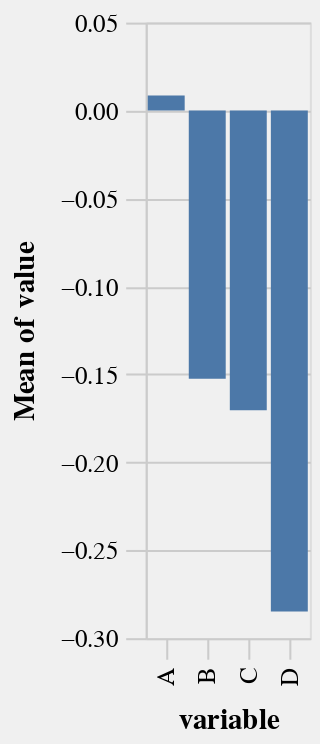

The notebook cell this image was saved under:
### Code cell
%run fivethirtyeight_theme.py
chart

### Figure 1 — Vega-Lite specification as saved in the notebook (floating-point values rounded to 4 significant figures)
{"$schema": "https://vega.github.io/schema/vega-lite/v2.6.0.json", "config": {"arc": {"fill": "#30a2da"}, "area": {"fill": "#30a2da"}, "axisBand": {"grid": false}, "axisBottom": {"domain": false, "domainColor": "black", "domainWidth": 3, "grid": true, "gridColor": "#cbcbcb", "gridWidth": 1, "labelFontSize": 12, "labelPadding": 4, "tickColor": "#cbcbcb", "tickSize": 10, "titleFontSize": 14, "titlePadding": 10}, "axisLeft": {"domainColor": "#cbcbcb", "domainWidth": 1, "gridColor": "#cbcbcb", "gridWidth": 1, "labelFontSize": 12, "labelPadding": 4, "tickColor": "#cbcbcb", "tickSize": 10, "ticks": true, "titleFontSize": 14, "titlePadding": 10}, "axisRight": {"domainColor": "#cbcbcb", "domainWidth": 1, "gridColor": "#cbcbcb", "gridWidth": 1, "labelFontSize": 12, "labelPadding": 4, "tickColor": "#cbcbcb", "tickSize": 10, "ticks": true, "titleFontSize": 14, "titlePadding": 10}, "axisTop": {"domain": false, "domainColor": "black", "domainWidth": 3, "grid": true, "gridColor": "#cbcbcb", "gridWidth": 1, "labelFontSize": 12, "labelPadding": 4, "tickColor": "#cbcbcb", "tickSize": 10, "titleFontSize": 14, "titlePadding": 10}, "background": "#f0f0f0", "group": {"fill": "#f0f0f0"}, "legend": {"labelFontSize": 11, "padding": 1, "symbolSize": 30, "symbolType": "square", "titleFontSize": 14, "titlePadding": 10}, "line": {"stroke": "#30a2da", "strokeWidth": 2}, "path": {"stroke": "#30a2da", "strokeWidth": 0.5}, "point": {"filled": true}, "range": {"category": ["#30a2da", "#fc4f30", "#e5ae38", "#6d904f", "#8b8b8b", "#b96db8", "#ff9e27", "#56cc60", "#52d2ca", "#52689e", "#545454", "#9fe4f8"], "diverging": ["#cc0020", "#e77866", "#f6e7e1", "#d6e8ed", "#91bfd9", "#1d78b5"], "heatmap": ["#d6e8ed", "#cee0e5", "#91bfd9", "#549cc6", "#1d78b5"]}, "rect": {"fill": "#30a2da"}, "shape": {"stroke": "#30a2da"}, "style": {"bar": {"binSpacing": 2, "fill": "#30a2da", "stroke": null}}, "symbol": {"opacity": 1, "shape": "circle", "size": 40, "strokeWidth": 1}, "title": {"anchor": "start", "fontSize": 24, "fontWeight": 600, "offset": 20}}, "data": {"name": "data-efb252e7c57bdc7da8542a41b9a92119"}, "datasets": {"data-efb252e7c57bdc7da8542a41b9a92119": [{"value": -0.461, "variable": "A"}, {"value": -0.6367, "variable": "A"}, {"value": 0.8774, "variable": "A"}, {"value": 0.03826, "variable": "A"}, {"value": 0.1653, "variable": "A"}, {"value": -1.282, "variable": "A"}, {"value": -1.085, "variable": "A"}, {"value": -0.2776, "variable": "A"}, {"value": 1.399, "variable": "A"}, {"value": 0.1905, "variable": "A"}, {"value": 0.1943, "variable": "A"}, {"value": -0.5676, "variable": "A"}, {"value": 0.5009, "variable": "A"}, {"value": -1.386, "variable": "A"}, {"value": -1.255, "variable": "A"}, {"value": -0.3358, "variable": "A"}, {"value": -0.2206, "variable": "A"}, {"value": -0.3834, "variable": "A"}, {"value": 0.6615, "variable": "A"}, {"value": -0.1631, "variable": "A"}, {"value": -0.02475, "variable": "A"}, {"value": 0.4582, "variable": "A"}, {"value": 0.7641, "variable": "A"}, {"value": 0.1393, "variable": "A"}, {"value": -2.595, "variable": "A"}, {"value": 1.147, "variable": "A"}, {"value": 0.157, "variable": "A"}, {"value": 1.273, "variable": "A"}, {"value": 1.022, "variable": "A"}, {"value": 1.941, "variable": "A"}, {"value": -0.1779, "variable": "B"}, {"value": -0.1913, "variable": "B"}, {"value": 1.287, "variable": "B"}, {"value": -0.5126, "variable": "B"}, {"value": 0.4481, "variable": "B"}, {"value": 0.6524, "variable": "B"}, {"value": 0.1359, "variable": "B"}, {"value": 0.7554, "variable": "B"}, {"value": -2.106, "variable": "B"}, {"value": -0.9536, "variable": "B"}, {"value": -0.7169, "variable": "B"}, {"value": 0.4166, "variable": "B"}, {"value": -1.457, "variable": "B"}, {"value": -0.5404, "variable": "B"}, {"value": 0.4442, "variable": "B"}, {"value": 0.6857, "variable": "B"}, {"value": -0.4275, "variable": "B"}, {"value": -0.1505, "variable": "B"}, {"value": 0.7518, "variable": "B"}, {"value": 0.104, "variable": "B"}, {"value": 0.1214, "variable": "B"}, {"value": -0.8323, "variable": "B"}, {"value": 0.4985, "variable": "B"}, {"value": -0.7089, "variable": "B"}, {"value": 0.9943, "variable": "B"}, {"value": -1.759, "variable": "B"}, {"value": -0.6608, "variable": "B"}, {"value": -0.02429, "variable": "B"}, {"value": 0.05028, "variable": "B"}, {"value": -0.7039, "variable": "B"}, {"value": -1.304, "variable": "C"}, {"value": 0.3673, "variable": "C"}, {"value": 0.1543, "variable": "C"}, {"value": -0.1205, "variable": "C"}, {"value": -1.001, "variable": "C"}, {"value": -0.2541, "variable": "C"}, {"value": -0.4228, "variable": "C"}, {"value": -0.2764, "variable": "C"}, {"value": 0.7387, "variable": "C"}, {"value": -0.1703, "variable": "C"}, {"value": 1.707, "variable": "C"}, {"value": 0.607, "variable": "C"}, {"value": 1.027, "variable": "C"}, {"value": 0.4676, "variable": "C"}, {"value": 0.6415, "variable": "C"}, {"value": 0.4177, "variable": "C"}, {"value": 1.287, "variable": "C"}, {"value": -1.036, "variable": "C"}, {"value": -1.95, "variable": "C"}, {"value": -1.593, "variable": "C"}, {"value": 0.6704, "variable": "C"}, {"value": -2.446, "variable": "C"}, {"value": -1.054, "variable": "C"}, {"value": -0.7957, "variable": "C"}, {"value": 1.282, "variable": "C"}, {"value": -0.5406, "variable": "C"}, {"value": -0.2619, "variable": "C"}, {"value": 0.4286, "variable": "C"}, {"value": -1.817, "variable": "C"}, {"value": 0.1371, "variable": "C"}, {"value": -0.1048, "variable": "D"}, {"value": -1.052, "variable": "D"}, {"value": -0.0647, "variable": "D"}, {"value": -0.8736, "variable": "D"}, {"value": 0.3185, "variable": "D"}, {"value": 0.6777, "variable": "D"}, {"value": 0.4703, "variable": "D"}, {"value": 0.5203, "variable": "D"}, {"value": -2.117, "variable": "D"}, {"value": 0.7675, "variable": "D"}, {"value": 1.207, "variable": "D"}, {"value": -1.67, "variable": "D"}, {"value": 0.9805, "variable": "D"}, {"value": 0.6478, "variable": "D"}, {"value": -1.104, "variable": "D"}, {"value": 1.107, "variable": "D"}, {"value": -0.1366, "variable": "D"}, {"value": -1.019, "variable": "D"}, {"value": -0.8703, "variable": "D"}, {"value": 0.2375, "variable": "D"}, {"value": 0.2508, "variable": "D"}, {"value": 0.5361, "variable": "D"}, {"value": -1.288, "variable": "D"}, {"value": -0.03262, "variable": "D"}, {"value": 0.648, "variable": "D"}, {"value": 0.9184, "variable": "D"}, {"value": -1.29, "variable": "D"}, {"value": -1.824, "variable": "D"}, {"value": -1.412, "variable": "D"}, {"value": -2.973, "variable": "D"}]}, "encoding": {"x": {"field": "variable", "type": "nominal"}, "y": {"aggregate": "mean", "field": "value", "type": "quantitative"}}, "mark": "bar"}
